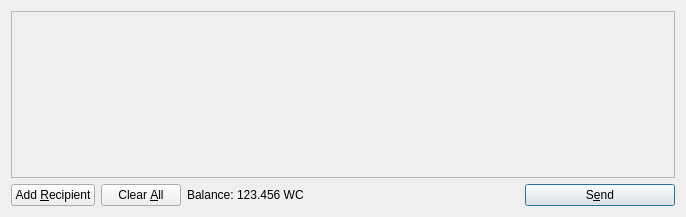
<?xml version="1.0" encoding="UTF-8"?>
<ui version="4.0">
 <class>SendCoinsDialog</class>
 <widget class="QDialog" name="SendCoinsDialog">
  <property name="geometry">
   <rect>
    <x>0</x>
    <y>0</y>
    <width>686</width>
    <height>217</height>
   </rect>
  </property>
  <property name="windowTitle">
   <string>Send Coins</string>
  </property>
  <layout class="QVBoxLayout" name="verticalLayout">
   <item>
    <widget class="QScrollArea" name="scrollArea">
     <property name="widgetResizable">
      <bool>true</bool>
     </property>
     <widget class="QWidget" name="scrollAreaWidgetContents">
      <property name="geometry">
       <rect>
        <x>0</x>
        <y>0</y>
        <width>666</width>
        <height>165</height>
       </rect>
      </property>
      <layout class="QVBoxLayout" name="verticalLayout_2">
       <property name="margin">
        <number>0</number>
       </property>
       <item>
        <layout class="QVBoxLayout" name="entries">
         <property name="spacing">
          <number>6</number>
         </property>
        </layout>
       </item>
       <item>
        <spacer name="verticalSpacer">
         <property name="orientation">
          <enum>Qt::Vertical</enum>
         </property>
         <property name="sizeHint" stdset="0">
          <size>
           <width>20</width>
           <height>40</height>
          </size>
         </property>
        </spacer>
       </item>
      </layout>
     </widget>
    </widget>
   </item>
   <item>
    <layout class="QHBoxLayout" name="horizontalLayout">
     <item>
      <widget class="QPushButton" name="addButton">
       <property name="toolTip">
        <string>Send to multiple recipients at once</string>
       </property>
       <property name="text">
        <string>Add &amp;Recipient</string>
       </property>
       <property name="icon">
        <iconset resource="../bitcoin.qrc">
         <normaloff>:/icons/add</normaloff>:/icons/add</iconset>
       </property>
       <property name="autoDefault">
        <bool>false</bool>
       </property>
      </widget>
     </item>
     <item>
      <widget class="QPushButton" name="clearButton">
       <property name="sizePolicy">
        <sizepolicy hsizetype="Minimum" vsizetype="Fixed">
         <horstretch>0</horstretch>
         <verstretch>0</verstretch>
        </sizepolicy>
       </property>
       <property name="toolTip">
        <string>Remove all transaction fields</string>
       </property>
       <property name="text">
        <string>Clear &amp;All</string>
       </property>
       <property name="icon">
        <iconset resource="../bitcoin.qrc">
         <normaloff>:/icons/remove</normaloff>:/icons/remove</iconset>
       </property>
       <property name="autoRepeatDelay">
        <number>300</number>
       </property>
       <property name="autoDefault">
        <bool>false</bool>
       </property>
      </widget>
     </item>
     <item>
      <layout class="QHBoxLayout" name="horizontalLayout_2">
       <property name="spacing">
        <number>3</number>
       </property>
       <item>
        <widget class="QLabel" name="label">
         <property name="text">
          <string>Balance:</string>
         </property>
        </widget>
       </item>
       <item>
        <widget class="QLabel" name="labelBalance">
         <property name="cursor">
          <cursorShape>IBeamCursor</cursorShape>
         </property>
         <property name="text">
          <string>123.456 WC</string>
         </property>
         <property name="textInteractionFlags">
          <set>Qt::LinksAccessibleByMouse|Qt::TextSelectableByKeyboard|Qt::TextSelectableByMouse</set>
         </property>
        </widget>
       </item>
      </layout>
     </item>
     <item>
      <spacer name="horizontalSpacer">
       <property name="orientation">
        <enum>Qt::Horizontal</enum>
       </property>
       <property name="sizeHint" stdset="0">
        <size>
         <width>40</width>
         <height>20</height>
        </size>
       </property>
      </spacer>
     </item>
     <item>
      <widget class="QPushButton" name="sendButton">
       <property name="minimumSize">
        <size>
         <width>150</width>
         <height>0</height>
        </size>
       </property>
       <property name="toolTip">
        <string>Confirm the send action</string>
       </property>
       <property name="text">
        <string>S&amp;end</string>
       </property>
       <property name="icon">
        <iconset resource="../bitcoin.qrc">
         <normaloff>:/icons/send</normaloff>:/icons/send</iconset>
       </property>
       <property name="default">
        <bool>true</bool>
       </property>
      </widget>
     </item>
    </layout>
   </item>
  </layout>
 </widget>
 <resources>
  <include location="../bitcoin.qrc"/>
 </resources>
 <connections/>
</ui>
